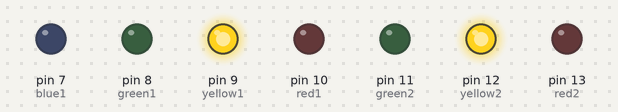
This sketch was run on a simulated Arduino Uno, built with avr-gcc and run on an emulated ATmega328P. Shown: output pins drawn as LEDs (lit = HIGH).

Above: at 2.5 s.
At 7.5 s:
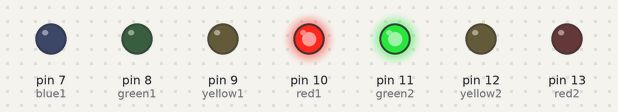
At 11.5 s:
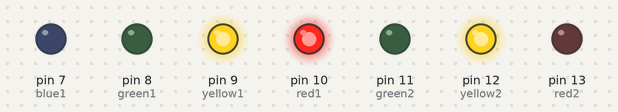
At 23.0 s:
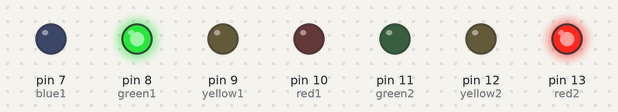
At 35.5 s:
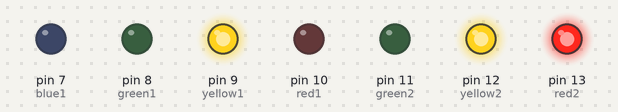
At 45.5 s:
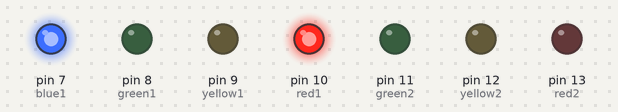
Timing chart, 0 to 55.2 s (numbered marks = the images above):
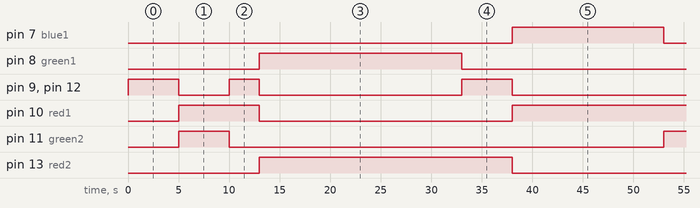

Measured:
- by itself, pin 7 (blue1): alternates HIGH for 15.0 s and LOW for 33.0 s
- by itself, pin 8 (green1): alternates HIGH for 20.0 s and LOW for 28.0 s
- by itself, pin 10 (red1): repeats every 48.0 s: LOW 25.0 s, HIGH 23.0 s
- by itself, pin 11 (green2): alternates HIGH for 5.0 s and LOW for 43.0 s
- by itself, pin 13 (red2): alternates HIGH for 25.0 s and LOW for 23.0 s
- by itself, pin 9 (yellow1), pin 12 (yellow2): LOW → HIGH at 0.00 s, → LOW 5.0 s later, → HIGH 5.0 s later, → LOW 3.0 s later, … (13 changes in this stretch)

The sketch:

Lab_8.ino
```cpp
// light one
int red1 = 10;
int yellow1 = 9;
int green1 = 8;
// light two
int red2 = 13;
int yellow2 = 12;
int green2 = 11;
// turn signal
int blue1 = 7;
// signal variable
int turn_signal = 0;
// button
int button = 6;
void setup() {
  // button
  pinMode(button, INPUT);
  //light one
  pinMode(red1, OUTPUT);
  pinMode(yellow1, OUTPUT);
  pinMode(green1, OUTPUT);

  // light two
  pinMode(red2, OUTPUT);
  pinMode(yellow2, OUTPUT);
  pinMode(green2, OUTPUT);

  //turn signal
  pinMode(blue1, OUTPUT);
}

void loop() {
  changeLights();
  delay(15000);
  if (button == HIGH);
  {
    turn_signal=1;
  }

}
void changeLights(){
// turn both yellows on
  digitalWrite(green1, LOW);
  digitalWrite(yellow1, HIGH);
  digitalWrite(yellow2, HIGH);
  delay(5000);

  // turn both yellows off and opposite green and red
  digitalWrite(yellow1, LOW);
  digitalWrite(red1, HIGH);
  digitalWrite(yellow2, LOW);
  digitalWrite(red2, LOW);
  if(turn_signal == 1)
  {
    digitalWrite(blue1, HIGH);
    delay(15000);
    digitalWrite(blue1, LOW);
    turn_signal = 0;
  }
  digitalWrite(green2, HIGH);
  delay(5000);

  //both yellows on again
  digitalWrite(yellow1, HIGH);
  digitalWrite(yellow2, HIGH);
  digitalWrite(green2, LOW);
  delay(3000);

  //turn both yellows off and opposite green and red
  digitalWrite(green1, HIGH);
  digitalWrite(yellow1, LOW);
  digitalWrite(red1, LOW);
  digitalWrite(yellow2, LOW);
  digitalWrite(red2, HIGH);
  delay(5000);

}
```
